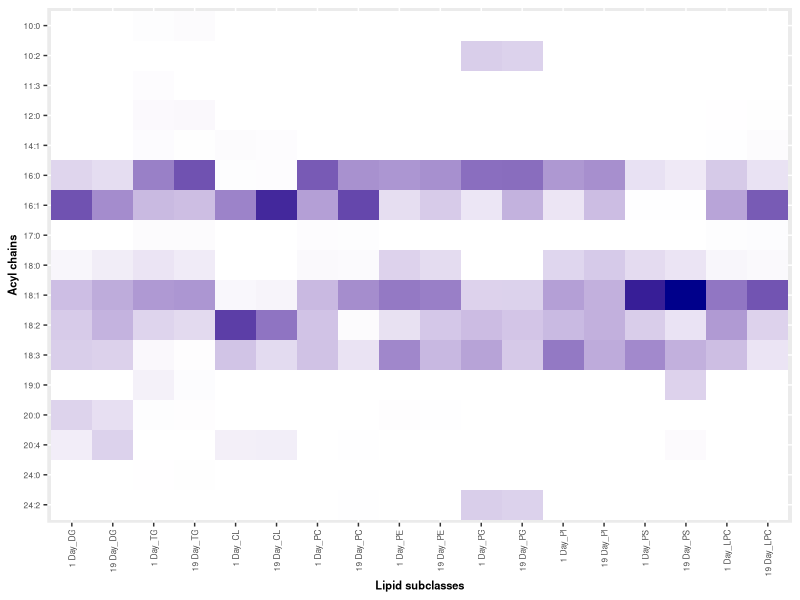

This chart was generated by the following R code: (Note: this script raises an error after producing the figure.)
#______________________________________________02/06/2023______________________________________________

# Generate Panel A and Panel B heat map for Figure 3 

library(tidyverse)
library(ggplot2)
library(readxl)
library(viridis) # for color Brewer palette

rm(list=ls())

#___Create Panel A of Figure 4: Heatmap showing most common acyl chains in lipid subclasses based on <5% inclusion threshold in Day 1 and Day 19 B. tryoni males____________________

Abundance_Subclass <- as.data.frame(read_csv("S06commonacylchains.csv"))

S06Abundance <- Abundance_Subclass %>% filter(Line == "s06") 

S06Abundance1 <- S06Abundance %>%
  mutate(SideChain = gsub(":","\\.", SideChain) %>% as.numeric() ) %>%  # Substitute ":" with "." and treat as numeric so that we can treat chains as number and arrange them in descending order, those smaller than 10 were appearing later when we treated them as character for e.g. 8:0 appeared after 10:0
  arrange(desc(SideChain)) %>%  # arrange in descending order
  mutate(SideChain = format(SideChain, nsmall = 1) %>% gsub(" ","",.) %>% gsub("\\.",":",.) ) %>%
  mutate(SideChain = as.factor(SideChain)) %>%
  mutate(SideChain = factor(SideChain, levels = unique(SideChain) %>%
                              gsub(":","\\.", .) %>%
                              as.numeric() %>%
                              sort(decreasing = TRUE) %>%
                              format(nsmall =1) %>%
                              gsub(" ","",.) %>%
                              gsub("\\.",":",.))) %>%
  #mutate(CountAboveFilter = rowSums(.[,-c(1:3)] > 0.2) != 0) %>% # apply 0.2% filtering
  mutate(CountAboveFilter = rowSums(.[,-c(1:3)] > 5) != 0) %>% # apply 5% filtering
  filter(CountAboveFilter == TRUE) %>%
  select(-CountAboveFilter) %>% 
  pivot_longer(cols = !Line:SideChain, names_to = "AcylChain", values_to="PercentageAbundance")

# __________Save dataframe S06Abundance1 to generate supplementary table S9 in lipid MS1 to present raw data used to construct heatmap________

Heatmap_rawdf <- S06Abundance1 %>%
  mutate(SideChain = paste(SideChain,"#", sep="")) #%>% 
# write_excel_csv("MS1Standards/Heatmap_rawdf.csv")

p <- S06Abundance1 %>%
  dplyr::filter(AcylChain %in% c("1 Day_DG","19 Day_DG","1 Day_TG","19 Day_TG","1 Day_CL","19 Day_CL","1 Day_PC", "19 Day_PC",
                      "1 Day_PE", "19 Day_PE","1 Day_PG", "19 Day_PG","1 Day_PI", "19 Day_PI","1 Day_PS", "19 Day_PS",
                      "1 Day_LPC", "19 Day_LPC")) %>% 
  #dplyr::mutate(PercentageAbundance = log10(PercentageAbundance)) %>% 
  dplyr::mutate(AcylChain = factor(as.factor(AcylChain), levels = c("1 Day_DG","19 Day_DG","1 Day_TG","19 Day_TG","1 Day_CL","19 Day_CL","1 Day_PC", "19 Day_PC",
                                                                    "1 Day_PE", "19 Day_PE","1 Day_PG", "19 Day_PG","1 Day_PI", "19 Day_PI","1 Day_PS", "19 Day_PS",
                                                                    "1 Day_LPC", "19 Day_LPC","1 Day_TG e", "19 Day_TG e", "1 Day_PC e", "19 Day_PC e","1 Day_PE e",
                                                                    "19 Day_PE e","1 Day_PE p", "19 Day_PE p"))) %>% 
  #ggplot(aes(x = AcylChain, y = SideChain, fill = log10(PercentageAbundance))) + #log transformed percentageabundance
  ggplot(aes(x = AcylChain, y = SideChain, fill = PercentageAbundance)) + # untransformed percentageabundance
  geom_tile() +
  theme(axis.text.x=element_text(angle=90,hjust=1, vjust=0.5)) +
  scale_fill_gradient(low = "white",high = "darkblue",guide = "colorbar")+ # JO likes this white background
  #ggtitle("Heatmap showing most common acyl chains in lipid subclasses based on <5% inclusion threshold" ) +
  labs(x= "Lipid subclasses", y = "Acyl chains", fill = "Percentage abundance") +
  theme(axis.title.y = element_text(face = "bold"), axis.title.x = element_text(face="bold")) + 
  theme(axis.text.y = element_text(size = 6), axis.text.x = element_text(size = 6)) + 
  theme(plot.title = element_text(face = "bold", hjust = 0.5, size = (8))) + 
  theme(axis.title = element_text(size = 8))+
  theme(legend.position="none") #remove legend title

# save plots below to create Panel A of Figure 4: Heatmap showing most common acyl chains in lipid subclasses based on <5% inclusion threshold 
# in Day1 and Day19 B. tryoni males

ggsave(plot = p, width = 6.8, height = 3.2, units = "in", dpi = 300,filename = "MS1Standards/Common acyl chains in lipid subclasses.jpg")                                                              

# ggsave(plot = p, width = 6.8, height = 3.2, units = "in", dpi = 300,filename = "MS1Standards/log_transfomed.jpg")

# Note we have used the untransformed percentage abundance scale as heat map (figure 4) in lipid MS1. 

#__________________________Create Panel B of Figure 4___________________________________

# 1st generate data for there lipids

rm(list=ls())

#_________________Outlier function to be used, when required______________________________ 
is_outlier <- function(x) {
  return(x < quantile(x, 0.25) - 1.5 * IQR(x) | x > quantile(x, 0.75) + 1.5 * IQR(x))
}

#__________________Create a list of ambiguous lipid species from Shirleen's csv file______
ALS <- read_csv("data/Lipids to filter ploty.csv") %>% 
  dplyr::select(3) %>% 
  unique() %>% 
  c()
#______________ Load samples and remove outliers from batch02 ______________________________
# correct names of incorrectly labeled sample names
'%!in%' <- function(x,y)!('%in%'(x,y)) # a function to create opposite of %in% for filtering out

B01 <- read_csv("data/CD_results_Batch01_w_QCs_library_filtered.csv") %>%
  dplyr::select(-c(pqn, sumpqn, `Area (Max.)`)) %>% 
  dplyr::filter(Name %!in% c(ALS$`Lipid Species`))%>% 
  dplyr::filter(samples != "ct_n09")

B02 <- read_csv("data/CD_results_Batch02_w_QCs_library_filtered.csv") %>%
  dplyr::select(-c(pqn, sumpqn, `Area (Max.)`)) %>% 
  dplyr::filter(samples != "S06_95") %>% 
  dplyr::mutate(samples = recode(samples,  syd_n87 = "syd_o87",syd_n104 = "syd_o104"))  

B03 <- read_csv("data/CD_results_Batch03_w_QCs_library_filtered.csv") %>%
  dplyr::select(-c(pqn, sumpqn, `Area (Max.)`)) %>%
  dplyr::filter(samples != "syd_n134") %>% # remove outlier
  dplyr::mutate(samples = recode(samples, ct_n161 = "ct_o161", S06_171 = "s06_171",
                                 syd_160 = "syd_o160", syd_n138 = "syd_o138", syd_n169 = "syd_o169")) %>% 
  dplyr::filter(Name %!in% c(ALS$`Lipid Species`))

B04 <- read_csv("data/CD_results_Batch04_w_QCs_library_filtered.csv") %>%
  dplyr::select(-c(pqn, sumpqn, `Area (Max.)`)) %>% 
  dplyr::filter(samples != "s06_217") %>% # remove outlier
  dplyr::filter(Name %!in% c(ALS$`Lipid Species`))

#_________________ calculate total area of all peaks in each sample and calculate their mean ___________________
F01 <- function(x){
  x %>% 
    dplyr::group_by(samples) %>% 
    dplyr::mutate(S.Area = sum(Area)) %>%
    dplyr::ungroup() %>% 
    dplyr::select(samples, S.Area) %>% 
    unique() %>% 
    dplyr::mutate(M.S.Area = mean(S.Area)) %>% 
    dplyr::select(M.S.Area) %>% 
    slice(1)
}

MSA.B01 <- F01(x = B01)
MSA.B02 <- F01(x = B02)
MSA.B03 <- F01(x = B03)
MSA.B04 <- F01(x = B04)

NP.B01 <- B01 %>% 
  dplyr::mutate(N.Area = (Area*as.numeric(MSA.B03)/as.numeric(MSA.B01))) %>% 
  dplyr::group_by(samples) %>% 
  dplyr::mutate(P.Area = (N.Area/sum(N.Area))*100) 

NP.B02 <- B02 %>% 
  dplyr::mutate(N.Area = (Area*as.numeric(MSA.B03)/as.numeric(MSA.B02))) %>% 
  dplyr::group_by(samples) %>% 
  dplyr::mutate(P.Area = (N.Area/sum(N.Area))*100)  

NP.B03 <- B03 %>% 
  dplyr::mutate(N.Area = Area)  %>% 
  dplyr::group_by(samples) %>% 
  dplyr::mutate(P.Area = (N.Area/sum(N.Area))*100) 

NP.B04 <- B04 %>% 
  dplyr::mutate(N.Area = (Area*as.numeric(MSA.B03)/as.numeric(MSA.B04)))  %>% 
  dplyr::group_by(samples) %>% 
  dplyr::mutate(P.Area = (N.Area/sum(N.Area))*100) 

DF1 <- NP.B01 %>% 
  dplyr::bind_rows(NP.B02) %>% 
  dplyr::bind_rows(NP.B03) %>%
  dplyr::bind_rows(NP.B04) 
#______________________________________________________________________________________________________

#__________________________ Create main data frame _________________________________
Variables <- read_excel("data/Variables.xlsx") %>% 
  dplyr::select(ID, Weight, Time2) %>% 
  dplyr::rename(samples = ID) 

DF <- DF1 %>% 
  dplyr::left_join(., Variables, by = "samples") %>% 
  dplyr::filter(Weight < 7.5) %>% 
  dplyr::filter(Weight > 1) %>% 
  dplyr::select(Name, Weight, samples, N.Area, count, class, species, batch, DB_new, class_new) %>%
  dplyr::mutate(Bond = DB_new) %>% 
  dplyr::mutate(SubClass = class_new) %>% 
  dplyr::select(-DB_new, -class_new) %>% 
  tidyr::separate(samples, into = c("Line", "Cage"), remove = FALSE) %>% 
  dplyr::mutate(Line = replace(Line, Line == "S06", "s06")) %>% 
  dplyr::mutate(Class = class) %>% 
  dplyr::mutate(Batch = batch) %>%
  dplyr::select(-batch) %>% 
  dplyr::rename(Samples = samples) %>% 
  dplyr::mutate(Age = if_else(Batch %in% c("B01", "B02"), "19 Day", "1 Day")) %>% 
  dplyr::mutate(Time = str_extract(Cage, "[a-z]+")) %>% 
  dplyr::mutate(Time = replace_na(Time, "o")) %>% 
  dplyr::mutate(Time = if_else(Time %in% c("o"), "Old", "New")) %>% 
  dplyr::mutate(Time = replace(Time, Line == "s06", "Older")) %>% 
  dplyr::select(-count, -class) %>% 
  tidyr::separate(col = species, into = c("Carbon", NA), ":", remove = FALSE) %>% 
  mutate(Carbon = as.double(Carbon))

#___________________

# Import standards data

df.old <- read_csv("Table_ConcAllStandards.csv") %>% # this is data from 1st run
  dplyr::select(Name, Class, area, Conc, Batch) %>%
  dplyr::filter(Class != "Cer" & Class != "FA" & Class != "SM" & Class != "PCp") %>% 
  dplyr::group_by(Name, Class, Conc, Batch) %>% 
  dplyr::summarise(Area = mean(area)) %>% # calculates total area for any class that had more than one standard 
  dplyr::ungroup() %>%
  unique()  %>% 
  dplyr::select(Conc, Name, Class, Area)

# Add manually calculate exp 2 CL areas to DF
DF.CL <- tibble(Conc = c(0.01, 0.10, 1.00, 10.00), 
                Name = rep("CL 72:4",4), Class = rep("CL", 4),
                Area = c(1023.129827,32570.02475,579994.8638,45993575.15))

DF.Stds <- rbind(df.old, DF.CL)

Regression <- DF.Stds %>% split(~Class) %>%
  map(~lm(log10(Area) ~ log10(Conc), data = .x)$coefficient) ### Obtain all the regression coefficient

Regression_coef <- tibble(Class2 = names(Regression) ,
                          bind_rows(lapply(Regression, as.data.frame.list))) %>% ### 
  dplyr::rename(Intercept =  "X.Intercept.",  Slope = "log10.Conc.") %>% 
  mutate(Class2 = if_else(Class2 =="PEp", "PE p", Class2))

#____________create main DF_____________________

DF.main <- DF %>%
  ungroup() %>% 
  mutate(Class2 = if_else(grepl(" e", SubClass), Class, SubClass)) %>% ## All ether lipids use ester lipid standards
  left_join(Regression_coef, by = "Class2") %>%
  mutate(Conc = 10^((log10(N.Area)-Intercept)/Slope)) %>%
  mutate(LogAreaCheck = Intercept + Slope*(log10(Conc)), AreaCheck = 10^LogAreaCheck) %>%  ### Just to double check
  dplyr::select(-N.Area, -Class2, -Intercept, -Slope, -LogAreaCheck,-AreaCheck)

#__________________________________________________________

# start analysis

#First remove subclasses PSe and DGe from DF because these two subclasses have all lipid species that do not have acyl chain identified
DF <- DF.main %>% 
  dplyr::filter(SubClass != "PS e" & SubClass != "DG e")

#grep - finds things, gives index 1, 3, 5 not showing 1 is apple, 3 is pear uless you specify value =T) check help ?gsub or grep
#gsub is a substitution

### Function to create for each subclass data frame, all side chains separated into columns
# X = data frame to process
# Y = Subclass level as string

F1 <- function(X, Y){
  Subclass <- X %>% 
    filter(SubClass == Y)
  length1 <- length(Subclass)  # The starting number of columns
  Names <- colnames(Subclass) # Save column names
  Subclass_SC <- gsub(".*\\((.+)\\).*","\\1",Subclass$Name) %>%  ### keep only string within "( )"
    #str_remove_all("[ep]") %>%           
    strsplit("_") ### split by "_"
  SCNumber <- Subclass_SC %>% map(length) %>% unlist ### find the number of side chains in each lipid for each individual (want to remove those with no side chains identified)
  RemoveSpecies <- which(SCNumber < max(SCNumber)) ### vector of indices of those without side chains identified. They will have length less than the maximum number of side chains
  Subclass_SC <- do.call(rbind, Subclass_SC) %>% as.data.frame() ### 
  Subclass <- cbind(Subclass, Subclass_SC) ### Join the new columns to the old data frame
  length2 <- length(Subclass) ### New number of columns
  colnames(Subclass) <- c(Names, paste("SC", 1:(length2-length1), sep = ""))  ### Rename new colunms with SC1, SC2 ... etc length2-length1 is the total number of new columns
  if (length(RemoveSpecies) == 0){
    return(Subclass)
  }
  else{
    return(Subclass[-RemoveSpecies,]) ### Output new data frame after removing rows with unindentified side chains
  }
}


# X is the data frame to process
# Subclass is the name of the subclass variable as a string (default: "SubClass")
F2 <- function(X, Subclass = "SubClass"){
  Subclass_names <- unique(X[[Subclass]]) ### All the unique Subclasses
  Out_list <- setNames(replicate(length(Subclass_names), data.frame()), Subclass_names) ### create a list of empty data frames with names Subclass_names with length of the number of subclasses 
  # if using vector(mode = "list", length = length(Subclass_names)) ... required renaming objects in Out_list, see next line
  # names(Out_list) <- Subclass_names ## rename each object within the list with the subclass names
  for (i in Subclass_names){ ### For each separate subclass
    Out_list[[i]] <- F1(X, i) ### in each object of that ith subclass, run F1 function on data frame X with subclass i
  }
  return(Out_list)
}

LIST1 <- F2(X = DF)

F3 <- function(X, Samples = "Samples", SubClass = "SubClass", Age = "Age", Time = "Time"){
  LIST <- F2(X, Subclass = SubClass)
  Subclass_names <- unique(X[[SubClass]])
  Sample_names <- unique(X[[Samples]])
  Ages <- X[[Age]]
  Times <- X[[Time]]
  OriginalLength <- length(X)
  Outdf <- data.frame(Samples=c(), Age = c(), Line = c(), Time = c(), SubClass = c(), SideChain = c(), N_SC = c(), P1_SC = c(), Abundance_SC = c(), Proportion = c())
  SampleNoLipid <- data.frame(SubClass = c(), Samples = c(), Age = c(), Time = c(), Status = c())
  #print(SampleNoLipid)
  for (i in Subclass_names){
    NumberSC <- length(LIST[[i]]) - OriginalLength #NumberSC is length of the list i.e the nbr of columns
    for (j in Sample_names){
      df <- LIST[[i]] %>% filter(Samples == j)
      
      if (nrow(df) == 0){
        if (length(SampleNoLipid) == 0){
          
          SampleNoLipid <- tibble(SubClass_names = i, Samples = j,
                                  Age = Ages[X[["Samples"]] == j] %>%  unique(),
                                  Time = Times[X[["Samples"]] == j] %>%  unique(), 
                                  Status = "No lipids")
        }
        else {
          SampleNoLipid <- rbind(SampleNoLipid,c(i,j, Ages[X[["Samples"]] == j] %>% unique(),
                                                 Times[X[["Samples"]] == j] %>%  unique(), "No lipids"))
          #print(unique(X[["Age"]][X[["Samples"]]==j & X[["SubClass"]] == i]))
          
          #print(SampleNoLipid)
        }
        next
      }
      else {
        All_SC <- df[,-1:-OriginalLength] %>% as.matrix() %>% t() %>% as.vector()
        Samples2 = j
        Age2 = unique(df$Age)
        Line2 = unique(df$Line)
        Time2 = unique(df$Time)
        SubClass2 = i
        #print(c(i,j))
        IntermediateDF <- data.frame(S = Samples2, A = Age2, L = Line2, T = Time2, SubClass = SubClass2, table(All_SC), P1 = 0)
        #print(IntermediateDF)
        names(IntermediateDF) <- c("Samples","Age","Line","Time", "SubClass","SideChain","N_SC", "P1_SC")
        IntermediateDF$P1_SC <- IntermediateDF$N_SC/sum(IntermediateDF$N_SC)
        #print(IntermediateDF)
        Weights <- rep(df$Conc, each = NumberSC)
        #print(Weights)
        #print(All_SC)
        #return(data.frame(SideChain = All_SC, wt = Weights))
        Abundance <- data.frame(SideChain = All_SC, wt = Weights) %>% dplyr::count(SideChain,wt=wt)
        #print(Abundance)
        names(Abundance) <- c("SideChain", "Abundance_SC")
        #Abundance_SC <- (data.frame(var = All_SC, wt = Weights) %>% count(var,wt=wt))$n
        #print(data.frame(var = All_SC, wt = Weights) %>% count(var,wt=wt))
        #IntermediateDF$Abundance_SC <- Abundance_SC
        IntermediateDF <- IntermediateDF %>% full_join(Abundance, by = "SideChain")
        IntermediateDF$Proportion <- (IntermediateDF$Abundance_SC/(sum(df$Conc)*NumberSC))*100
        Outdf <- rbind(Outdf, IntermediateDF)
      }
    }
  }
  return(list(Outdf, SampleNoLipid))
}

SCTable <- F3(DF)

### Include rows of zeroes where samples do not have a reading for SubClass by SideChain
Complete_SCTable <- SCTable[[1]] %>% complete(nesting(SubClass, SideChain), nesting(Samples,Age, Line, Time),
                                              fill = list(N_SC = 0, P1_SC = 0, Abundance_SC = 0, Proportion = 0)) %>%
  dplyr::select(Samples, Age, Line, Time, SubClass, SideChain, N_SC, P1_SC, Abundance_SC, Proportion)

#___________________________________________________________________________________________________

# Calculate the proportion of ester and ether linked SC in the 4 EL subclasses

Complete_SCTable1 <- Complete_SCTable %>% 
  dplyr::mutate(Type = ifelse(grepl("p",SideChain), "vinylether", 
                              ifelse(grepl("e", SideChain), "ether", "ester"))) %>% 
  dplyr::group_by(Samples, Age, Line, Time, SubClass, Type) %>% 
  dplyr::mutate(Sum = sum(Proportion)) %>% 
  dplyr::mutate(Proportion2 = ifelse(Sum == 0, 0, Proportion*100/Sum)) #if its 0 output o, iof not 0 than do the calculations 

# Calculate the mean proportions of common acyl chains present in each lipid subclass

Abundance_Subclass1 <- Complete_SCTable1 %>%  
  dplyr::ungroup() %>% 
  dplyr::select(Samples, Age, Line, Time, SubClass, SideChain, Proportion2, Type) %>% #the proportion here is mean computed earlier for a sample
  summarySE(groupvars = c("Line", "Time", "Age", "SubClass", "SideChain", "Type"), measurevar = "Proportion2") %>% 
  dplyr::select(Line, Time, Age, SubClass, SideChain, Type, Proportion2, se) %>% # here proportion refers to mean percentage
  dplyr::mutate(Proportion2 = format(round(as.numeric(.$Proportion2), 4), nsmall = 4)) %>% 
  dplyr::select(Line, Time, Age, SubClass, Type, SideChain, Proportion2) 

# check to see if each Line by Subclass by Age comes to 100%
sum(as.numeric((Abundance_Subclass1 %>% dplyr::filter(Line == "s06" & SubClass == "TG e" & Age == "1 Day" & Type == "ester"))$Proportion2)) 


Prefilter_AbundanceSubclass <- Abundance_Subclass1 %>% # we have called this prefilter because later we might apply 5% or 10% on column Proprotions
  dplyr::mutate(Proportion2 = as.numeric(Proportion2)) %>% 
  dplyr::mutate(CombinedSubClasses = ifelse(grepl("e|p",SideChain), ### Check if e or p present in SideChain
                                            paste(Age, SubClass, Type, sep = "_"), # If true, concatenate Age_SubClass_Type
                                            paste(Age, SubClass, sep = "_"))) %>% # else, Age_SubClass
  # dplyr::mutate(Combinedsubclasses = ifelse(length(unique(Type))==1, 
  #                                           paste(Age, SubClass, sep = "_"),
  #                                           paste(Age, SubClass, Type, sep = "_"))) %>% # we looking at variable type and when we grouby sc, line, time, age, than within unique if there's only one type of linkage eg ester only 
  dplyr::select(-Age, -SubClass, -Type) %>% 
  mutate(SideChain = gsub("[ep]","", SideChain)) %>% 
  pivot_wider(names_from = c(CombinedSubClasses), values_from = Proportion2) %>%
  mutate_if(is.numeric, ~replace(., is.na(.), 0)) %>%  #replace NAs with 0 
  dplyr::filter(Line == "s06") %>% 
  write_excel_csv("S06commonacylchainsEL.csv") # save data to generate Panel B of heatmap 

#______________________________
# plot Panle B of Figure 4 heat map

rm(list=ls())

Abundance_Subclass <- as.data.frame(read_csv("S06commonacylchainsEL.csv"))

S06Abundance <- Abundance_Subclass %>% ungroup() %>% select(-Time) 

S06Abundance1 <- S06Abundance %>%
  arrange(desc(SideChain)) %>%  # arrange in descending order
  mutate(SideChain = as.factor(SideChain)) %>%
  mutate(SideChain = factor(SideChain, levels = unique(SideChain))) %>%
  mutate(CountAboveFilter = rowSums(.[,-c(1:5)] > 5) != 0) %>% # apply 5% filtering
  filter(CountAboveFilter == TRUE) %>%
  select(-CountAboveFilter) %>% 
  pivot_longer(cols = !Line:SideChain, names_to = "AcylChain", values_to="PercentageAbundance") #so combined Sidechain as been put into Acylchain

# Save raw data used to generate Panel B of heat map
# Heatmap_rawdf <- S06Abundance1 %>%
#  mutate(SideChain = paste(SideChain,"#", sep="")) %>% 
#  pivot_wider(names_from = c(SideChain), values_from = PercentageAbundance) %>% 
#  write_excel_csv("MS1Standards/Heatmap_rawdfEL.csv")

#S06Abundance1 %>% select(AcylChain) %>% unique()

p1 <- S06Abundance1 %>%
  dplyr::filter(AcylChain %in% c("1 Day_TG e", "19 Day_TG e", "1 Day_TG e_ether", "19 Day_TG e_ether",
                                 "1 Day_PC e", "19 Day_PC e", "1 Day_PC e_ether", "19 Day_PC e_ether", 
                                 "1 Day_PE e", "19 Day_PE e", "1 Day_PE e_ether", "19 Day_PE e_ether",
                                 "1 Day_PE p", "19 Day_PE p", "1 Day_PE p_vinylether", "19 Day_PE p_vinylether"))%>% 
  dplyr::mutate(AcylChain = factor(as.factor(AcylChain), levels = c("1 Day_TG e", "19 Day_TG e", "1 Day_TG e_ether", "19 Day_TG e_ether",
                                                                    "1 Day_PC e", "19 Day_PC e", "1 Day_PC e_ether", "19 Day_PC e_ether", 
                                                                    "1 Day_PE e", "19 Day_PE e", "1 Day_PE e_ether", "19 Day_PE e_ether",
                                                                    "1 Day_PE p", "19 Day_PE p", "1 Day_PE p_vinylether", "19 Day_PE p_vinylether"))) %>% 
  #ggplot(aes(x = AcylChain, y = SideChain, fill = log10(PercentageAbundance))) + #log transformed percentage abundance
  ggplot(aes(x = AcylChain, y = SideChain, fill = PercentageAbundance)) + # untransformed percentageabundance
  geom_tile() +
  theme(axis.text.x = element_text(angle = 90,hjust = 1, vjust = 0.5)) +
  scale_fill_gradient(low = "white",high = "darkblue",guide = "colorbar")+ 
  #ggtitle("Heatmap showing most common acyl chains in lipid subclasses based on <5% inclusion threshold") +
  labs(x= "Lipid subclasses", y = "Acyl/alkyl/alkenyl chains", fill = "Percentage abundance") + 
  theme(axis.title.y = element_text(face = "bold"), axis.title.x = element_text(face="bold")) + 
  theme(axis.text.y = element_text(size = 6), axis.text.x = element_text(size = 6)) + 
  theme(legend.position="none") +
  theme(plot.title = element_text(face = "bold", hjust = 0.5, size = (8))) + theme(axis.title = element_text(size = 8))

ggsave(plot = p1, width = 6.8, height = 3.2, units = "in", dpi = 300,filename = "Common acyl, alkyl, alkenyl chains in lipid subclasses.jpg")                                                              


#__________________________________END_______________________________________________
